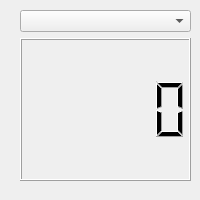
<?xml version="1.0" encoding="UTF-8"?>
<ui version="4.0">
 <class>Widget</class>
 <widget class="QWidget" name="Widget">
  <property name="geometry">
   <rect>
    <x>0</x>
    <y>0</y>
    <width>200</width>
    <height>200</height>
   </rect>
  </property>
  <property name="windowTitle">
   <string>Widget</string>
  </property>
  <widget class="QWidget" name="verticalLayoutWidget">
   <property name="geometry">
    <rect>
     <x>20</x>
     <y>10</y>
     <width>171</width>
     <height>171</height>
    </rect>
   </property>
   <layout class="QVBoxLayout" name="verticalLayout">
    <item>
     <widget class="QComboBox" name="comboBox"/>
    </item>
    <item>
     <widget class="QLCDNumber" name="lcdNumber"/>
    </item>
   </layout>
  </widget>
 </widget>
 <resources/>
 <connections/>
</ui>
